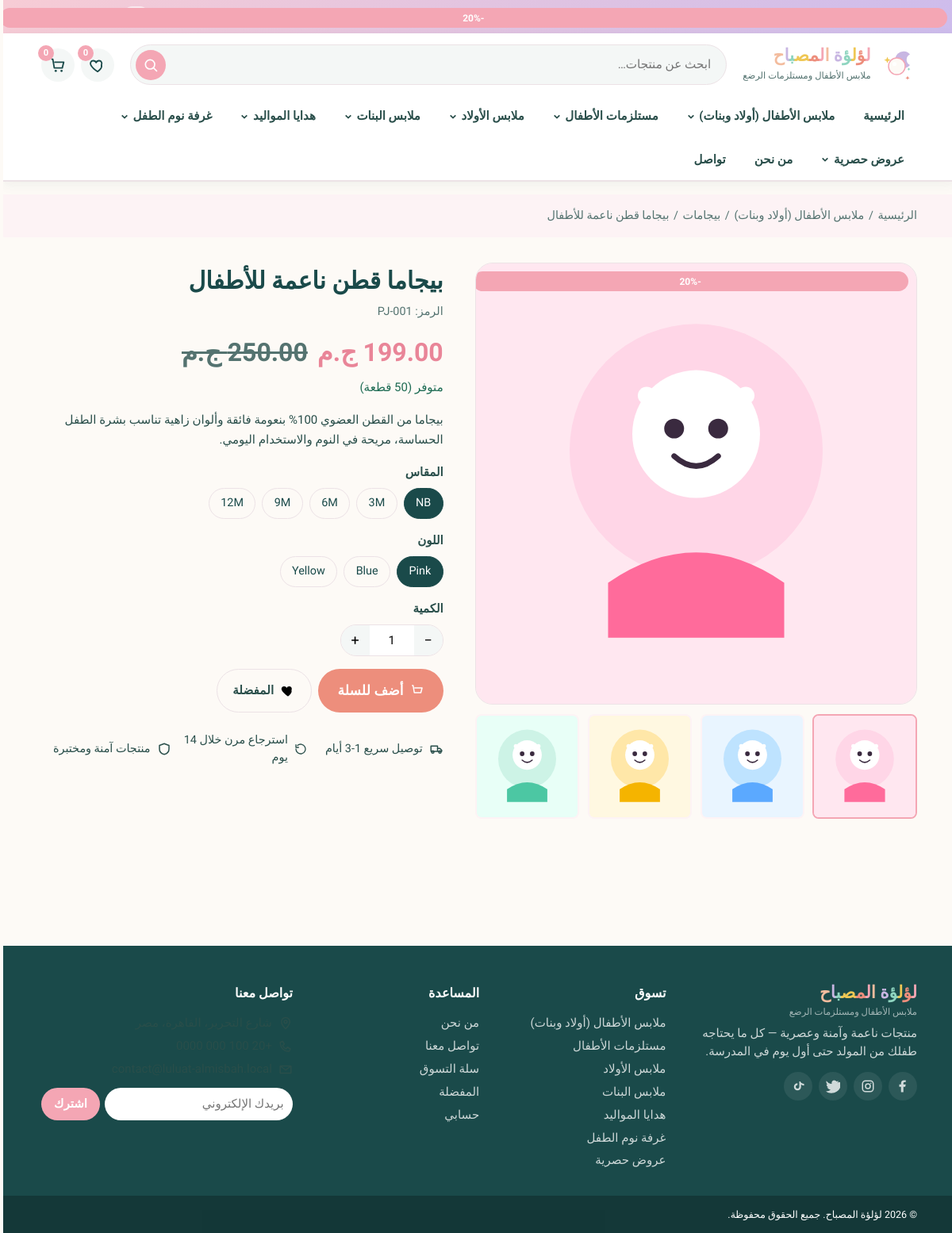
/product.php?slug=soft-cotton-baby-pajamas, run on the app's committed database.
### tables this page shows
CREATE TABLE `sections` (
  `id`         INT UNSIGNED NOT NULL AUTO_INCREMENT,
  `name_ar`    VARCHAR(120)  NOT NULL,
  `name_en`    VARCHAR(120)  NOT NULL,
  `slug`       VARCHAR(140)  NOT NULL,
  `icon`       VARCHAR(80)   DEFAULT NULL,
  `image`      VARCHAR(255)  DEFAULT NULL,
  `sort_order` INT           NOT NULL DEFAULT 0,
  `is_active`  TINYINT(1)    NOT NULL DEFAULT 1,
  `created_at` DATETIME      NOT NULL DEFAULT CURRENT_TIMESTAMP,
  PRIMARY KEY (`id`),
  UNIQUE KEY `uk_sections_slug` (`slug`)
);

CREATE TABLE `categories` (
  `id`         INT UNSIGNED NOT NULL AUTO_INCREMENT,
  `section_id` INT UNSIGNED NOT NULL,
  `name_ar`    VARCHAR(120)  NOT NULL,
  `name_en`    VARCHAR(120)  NOT NULL,
  `slug`       VARCHAR(140)  NOT NULL,
  `image`      VARCHAR(255)  DEFAULT NULL,
  `sort_order` INT           NOT NULL DEFAULT 0,
  `is_active`  TINYINT(1)    NOT NULL DEFAULT 1,
  `created_at` DATETIME      NOT NULL DEFAULT CURRENT_TIMESTAMP,
  PRIMARY KEY (`id`),
  UNIQUE KEY `uk_categories_section_slug` (`section_id`, `slug`),
  KEY `idx_categories_section` (`section_id`),
  CONSTRAINT `fk_categories_section`
    FOREIGN KEY (`section_id`) REFERENCES `sections`(`id`) ON DELETE CASCADE
);

CREATE TABLE `products` (
  `id`             INT UNSIGNED NOT NULL AUTO_INCREMENT,
  `section_id`     INT UNSIGNED NOT NULL,
  `category_id`    INT UNSIGNED NOT NULL,
  `name_ar`        VARCHAR(180)   NOT NULL,
  `name_en`        VARCHAR(180)   NOT NULL,
  `slug`           VARCHAR(200)   NOT NULL,
  `sku`            VARCHAR(60)    DEFAULT NULL,
  `description_ar` TEXT           NOT NULL,
  `description_en` TEXT           NOT NULL,
  `price`          DECIMAL(10,2)  NOT NULL,
  `discount_price` DECIMAL(10,2)  DEFAULT NULL,
  `stock`          INT            NOT NULL DEFAULT 0,
  `sizes`          VARCHAR(255)   DEFAULT NULL COMMENT 'Comma separated',
  `colors`         VARCHAR(255)   DEFAULT NULL COMMENT 'Comma separated',
  `is_featured`    TINYINT(1)     NOT NULL DEFAULT 0,
  `is_active`      TINYINT(1)     NOT NULL DEFAULT 1,
  `views`          INT UNSIGNED   NOT NULL DEFAULT 0,
  `created_at`     DATETIME       NOT NULL DEFAULT CURRENT_TIMESTAMP,
  `updated_at`     DATETIME       NOT NULL DEFAULT CURRENT_TIMESTAMP
                                 ON UPDATE CURRENT_TIMESTAMP,
  PRIMARY KEY (`id`),
  UNIQUE KEY `uk_products_slug` (`slug`),
  KEY `idx_products_section`  (`section_id`),
  KEY `idx_products_category` (`category_id`),
  KEY `idx_products_featured` (`is_featured`),
  KEY `idx_products_active`   (`is_active`),
  CONSTRAINT `fk_products_section`
    FOREIGN KEY (`section_id`)  REFERENCES `sections`(`id`)   ON DELETE CASCADE,
  CONSTRAINT `fk_products_category`
    FOREIGN KEY (`category_id`) REFERENCES `categories`(`id`) ON DELETE CASCADE
);

CREATE TABLE `product_images` (
  `id`         INT UNSIGNED NOT NULL AUTO_INCREMENT,
  `product_id` INT UNSIGNED NOT NULL,
  `image_path` VARCHAR(255)  NOT NULL,
  `is_primary` TINYINT(1)    NOT NULL DEFAULT 0,
  `sort_order` INT           NOT NULL DEFAULT 0,
  PRIMARY KEY (`id`),
  KEY `idx_product_images_product` (`product_id`),
  CONSTRAINT `fk_product_images_product`
    FOREIGN KEY (`product_id`) REFERENCES `products`(`id`) ON DELETE CASCADE
);

### product.php (the view, shortened to what the rows shown need)
<?php
require_once __DIR__ . '/includes/init.php';
$slug = trim((string)($_GET['slug'] ?? ''));
if ($slug === '' && !empty($_GET['id'])) {
    $product = get_product((int)$_GET['id']);
} else {
    $product = $slug ? get_product_by_slug($slug) : null;
}
$images   = get_product_images((int)$product['id']);
$category = DB::one('SELECT * FROM categories WHERE id = ?', [(int)$product['category_id']]);
$section  = DB::one('SELECT * FROM sections WHERE id = ?',   [(int)$product['section_id']]);
$related  = search_products(['category_id' => (int)$product['category_id']], 1, 4)['rows'];
$name        = tr($product, 'name');
$description = tr($product, 'description');
$price       = (float)$product['price'];
$discount    = $product['discount_price'] !== null ? (float)$product['discount_price'] : null;
$on_sale     = $discount !== null && $discount < $price;
$off         = $on_sale ? (int) round((($price - $discount) / max($price, 0.01)) * 100) : 0;
$sizes       = array_filter(array_map('trim', explode(',', (string)($product['sizes'] ?? ''))));
$colors      = array_filter(array_map('trim', explode(',', (string)($product['colors'] ?? ''))));
include __DIR__ . '/includes/header.php';
?>
<section class="page-head page-head--slim">
  <div class="container">
    <nav class="crumbs">
      <a href="<?= url('') ?>"><?= t('Home', 'الرئيسية') ?></a><span>/</span>
      <?php if ($section): ?>
        <a href="<?= url('section.php?slug=' . urlencode($section['slug'])) ?>"><?= e(tr($section, 'name')) ?></a><span>/</span>
      <?php endif; ?>
      <?php if ($category): ?>
        <a href="<?= url('category.php?slug=' . urlencode($category['slug'])) ?>"><?= e(tr($category, 'name')) ?></a><span>/</span>
      <?php endif; ?>
      <span><?= e($name) ?></span>
    </nav>
  </div>
</section>
<section class="product-detail">
  <div class="container product-detail__grid">
    <div class="product-detail__gallery js-gallery">
      <div class="gallery__main">
        <?php if ($on_sale): ?><span class="badge badge--sale">-<?= $off ?>%</span><?php endif; ?>
        <img id="js-gallery-main"
             src="<?= e(upload_url($images[0]['image_path'] ?? 'assets/images/placeholder-1.svg')) ?>"
             alt="<?= e($name) ?>" data-zoom>
      </div>
      <div class="gallery__thumbs">
        <?php foreach ($images as $i => $img): ?>
          <button type="button" class="gallery__thumb <?= $i===0?'is-active':'' ?>"
                  data-src="<?= e(upload_url($img['image_path'])) ?>"
                  aria-label="<?= e(t('Image', 'صورة')) ?> <?= $i+1 ?>">
            <img src="<?= e(upload_url($img['image_path'])) ?>" alt="">
          </button>
        <?php endforeach; ?>
      </div>
    </div>
    <div class="product-detail__info">
      <h1 class="product-detail__title"><?= e($name) ?></h1>
      <?php if (!empty($product['sku'])): ?><div class="product-detail__sku"><?= t('SKU', 'الرمز') ?>: <?= e($product['sku']) ?></div><?php endif; ?>
      <div class="product-detail__price">
        <?php if ($on_sale): ?>
          <span class="price price--new"><?= money($discount) ?></span>
          <span class="price price--old"><?= money($price) ?></span>
          <span class="badge badge--sale">-<?= $off ?>%</span>
        <?php else: ?>
          <span class="price"><?= money($price) ?></span>
        <?php endif; ?>
      </div>
      <div class="product-detail__stock <?= ((int)$product['stock'] > 0) ? 'in' : 'out' ?>">
        <?php if ((int)$product['stock'] > 0): ?>
          <?= sprintf(t('In stock (%d available)', 'متوفر (%d قطعة)'), (int)$product['stock']) ?>
        <?php else: ?>
          <?= t('Out of stock', 'غير متوفر') ?>
        <?php endif; ?>
      </div>
      <div class="product-detail__desc"><?= nl2br(e($description)) ?></div>
      <form class="product-detail__form js-product-form" data-id="<?= (int)$product['id'] ?>" onsubmit="event.preventDefault();">
        <?php if ($sizes): ?>
          <div class="opt-group">
            <div class="opt-pills" role="radiogroup">
              <?php foreach ($sizes as $i => $sz): ?>
                <label class="opt-pill"><input type="radio" name="size" value="<?= e($sz) ?>" <?= $i===0?'checked':'' ?>><span><?= e($sz) ?></span></label>
              <?php endforeach; ?>
            </div>
          </div>
        <?php endif; ?>
        <?php if ($colors): ?>
          <div class="opt-group">
            <div class="opt-pills opt-pills--color" role="radiogroup">
              <?php foreach ($colors as $i => $clr): ?>
                <label class="opt-pill"><input type="radio" name="color" value="<?= e($clr) ?>" <?= $i===0?'checked':'' ?>><span><?= e($clr) ?></span></label>
              <?php endforeach; ?>
            </div>
          </div>
        <?php endif; ?>
        <div class="opt-group">
        </div>
        <div class="product-detail__actions">
        </div>
      </form>
      <ul class="product-perks">
        <li><span class="ic ic-truck"></span><?= t('Fast delivery 1-3 days', 'توصيل سريع 1-3 أيام') ?></li>
        <li><span class="ic ic-return"></span><?= t('Easy 14-day returns', 'استرجاع مرن خلال 14 يوم') ?></li>
        <li><span class="ic ic-shield"></span><?= t('Safe & quality-tested', 'منتجات آمنة ومختبرة') ?></li>
      </ul>
    </div>
  </div>
</section>
<?php include __DIR__ . '/includes/footer.php'; ?>

### includes/header.php (shortened to what the rows shown need)
<?php
require_once __DIR__ . '/init.php';
$nav_sections = get_sections();
foreach ($nav_sections as &$_s) {
    $_s['categories'] = get_categories((int)$_s['id']);
}
?>
<!DOCTYPE html>
<html lang="<?= e($lang) ?>" dir="<?= $rtl ? 'rtl' : 'ltr' ?>">
<head>
<link rel="stylesheet" href="<?= url('assets/css/style.css') ?>">
</head>
<body class="<?= $rtl ? 'rtl' : 'ltr' ?> <?= e($body_class ?? '') ?>" data-lang="<?= e($lang) ?>">
<header class="site-header">
  <nav class="main-nav" aria-label="<?= e(t('Main navigation', 'القائمة الرئيسية')) ?>">
    <div class="container">
      <ul class="nav-list">
        <?php foreach ($nav_sections as $sec): ?>
          <li class="nav-item has-mega">
            <a href="<?= url('section.php?slug=' . urlencode($sec['slug'])) ?>">
              <?= e(tr($sec, 'name')) ?>
              <?php if (!empty($sec['categories'])): ?>
                <svg class="nav-caret" viewBox="0 0 12 12" width="10" height="10" aria-hidden="true"><path d="M2 4l4 4 4-4" fill="none" stroke="currentColor" stroke-width="2"/></svg>
              <?php endif; ?>
            </a>
          </li>
        <?php endforeach; ?>
      </ul>
    </div>
  </nav>
</header>
<main class="site-main">

### includes/footer.php (shortened to what the rows shown need)
</main>
<footer class="site-footer">
  <div class="container site-footer__grid">
    <div class="site-footer__col">
      <ul>
        <?php foreach (get_sections() as $s): ?>
          <li><a href="<?= url('section.php?slug=' . urlencode($s['slug'])) ?>"><?= e(tr($s, 'name')) ?></a></li>
        <?php endforeach; ?>
      </ul>
    </div>
  </div>
</footer>
</body>
</html>

### data on the page
sections: name_ar "ملابس الأطفال (أولاد وبنات)"
sections: name_ar "مستلزمات الأطفال"
sections: name_ar "ملابس الأولاد"
sections: name_ar "ملابس البنات"
sections: name_ar "هدايا المواليد"
sections: name_ar "غرفة نوم الطفل"
sections: name_ar "عروض حصرية"
categories: name_ar "بيجامات"
products: name_ar "بيجاما قطن ناعمة للأطفال", off "20", sku "PJ-001", discount_price "199.00 ج.م", price "250.00 ج.م", stock "متوفر (50 قطعة)", description_ar "بيجاما من القطن العضوي 100% بنعومة فائقة وألوان زاهية تناسب بشرة الطفل الحساسة، مريحة في النوم والاستخدام اليومي.", sizes "NB", sizes "3M", sizes "6M", sizes "9M", sizes "12M", colors "Pink", colors "Blue", colors "Yellow"
product_images: image_path (placeholder picture)
product_images: image_path (placeholder picture)
product_images: image_path (placeholder picture)
product_images: image_path (placeholder picture)

### other printed values
$ch "ل"
$ch "ؤ"
$ch "ة"
$ch "ا"
$ch "م"
$ch "ص"
$ch "ب"
$ch "ح"
t('Kids fashion & baby essentials', 'ملابس الأطفال ومستلزمات الرضع') "ملابس الأطفال ومستلزمات الرضع"
wishlist_count() "0"
cart_count() "0"
t('Home', 'الرئيسية') "الرئيسية"
t('About', 'من نحن') "من نحن"
t('Contact', 'تواصل') "تواصل"
t('SKU', 'الرمز') "الرمز"
